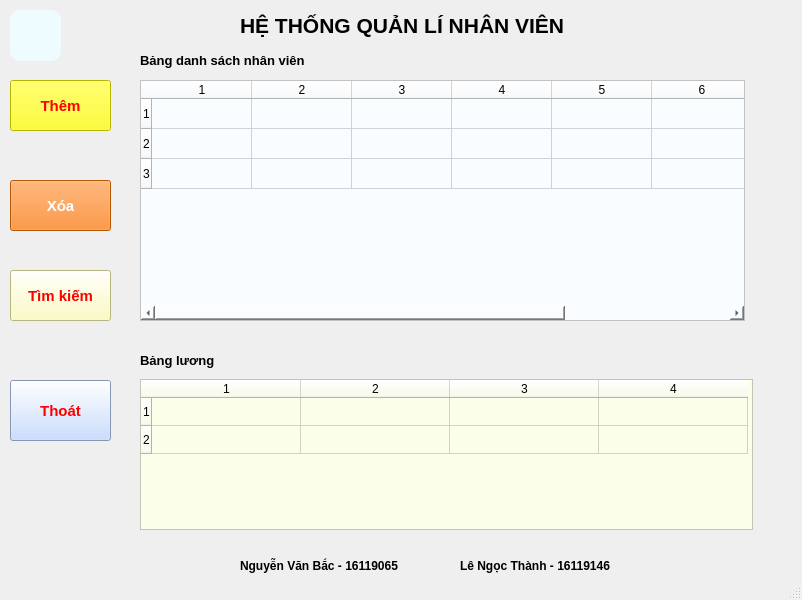
<?xml version="1.0" encoding="UTF-8"?>
<ui version="4.0">
 <class>QMainWindow</class>
 <widget class="QMainWindow" name="QMainWindow">
  <property name="geometry">
   <rect>
    <x>0</x>
    <y>0</y>
    <width>802</width>
    <height>600</height>
   </rect>
  </property>
  <property name="windowTitle">
   <string>Quản lí nhân viên</string>
  </property>
  <property name="windowIcon">
   <iconset>
    <normaloff>icon/nhan_vien.jpg</normaloff>icon/nhan_vien.jpg</iconset>
  </property>
  <property name="iconSize">
   <size>
    <width>30</width>
    <height>30</height>
   </size>
  </property>
  <widget class="QWidget" name="centralwidget">
   <widget class="QTableWidget" name="tableWidget">
    <property name="geometry">
     <rect>
      <x>140</x>
      <y>80</y>
      <width>605</width>
      <height>241</height>
     </rect>
    </property>
    <property name="styleSheet">
     <string notr="true">background:#f9fdff</string>
    </property>
    <property name="verticalScrollBarPolicy">
     <enum>Qt::ScrollBarAsNeeded</enum>
    </property>
    <property name="showDropIndicator" stdset="0">
     <bool>true</bool>
    </property>
    <property name="rowCount">
     <number>3</number>
    </property>
    <property name="columnCount">
     <number>7</number>
    </property>
    <row/>
    <row/>
    <row/>
    <column/>
    <column/>
    <column/>
    <column/>
    <column/>
    <column/>
    <column/>
   </widget>
   <widget class="QPushButton" name="btn_them">
    <property name="geometry">
     <rect>
      <x>10</x>
      <y>80</y>
      <width>101</width>
      <height>51</height>
     </rect>
    </property>
    <property name="font">
     <font>
      <pointsize>11</pointsize>
      <weight>75</weight>
      <bold>true</bold>
     </font>
    </property>
    <property name="cursor">
     <cursorShape>PointingHandCursor</cursorShape>
    </property>
    <property name="styleSheet">
     <string notr="true">color:red;
boder-radius:10px;
background : yellow;</string>
    </property>
    <property name="text">
     <string>Thêm</string>
    </property>
    <property name="icon">
     <iconset>
      <normaloff>icon/add1.jpg</normaloff>icon/add1.jpg</iconset>
    </property>
    <property name="iconSize">
     <size>
      <width>30</width>
      <height>30</height>
     </size>
    </property>
   </widget>
   <widget class="QPushButton" name="btn_xoa">
    <property name="geometry">
     <rect>
      <x>10</x>
      <y>180</y>
      <width>101</width>
      <height>51</height>
     </rect>
    </property>
    <property name="font">
     <font>
      <pointsize>11</pointsize>
      <weight>75</weight>
      <bold>true</bold>
     </font>
    </property>
    <property name="cursor">
     <cursorShape>PointingHandCursor</cursorShape>
    </property>
    <property name="styleSheet">
     <string notr="true">color:white;
background:#ff7a06</string>
    </property>
    <property name="text">
     <string>Xóa</string>
    </property>
    <property name="icon">
     <iconset>
      <normaloff>icon/d1.png</normaloff>icon/d1.png</iconset>
    </property>
    <property name="iconSize">
     <size>
      <width>30</width>
      <height>30</height>
     </size>
    </property>
   </widget>
   <widget class="QPushButton" name="btn_search">
    <property name="geometry">
     <rect>
      <x>10</x>
      <y>270</y>
      <width>101</width>
      <height>51</height>
     </rect>
    </property>
    <property name="font">
     <font>
      <pointsize>11</pointsize>
      <weight>75</weight>
      <bold>true</bold>
     </font>
    </property>
    <property name="cursor">
     <cursorShape>PointingHandCursor</cursorShape>
    </property>
    <property name="styleSheet">
     <string notr="true">color:red;
background:#fffdb5</string>
    </property>
    <property name="text">
     <string>Tìm kiếm</string>
    </property>
    <property name="icon">
     <iconset>
      <normaloff>icon/s1.png</normaloff>icon/s1.png</iconset>
    </property>
    <property name="iconSize">
     <size>
      <width>20</width>
      <height>20</height>
     </size>
    </property>
   </widget>
   <widget class="QPushButton" name="btn_exit">
    <property name="geometry">
     <rect>
      <x>10</x>
      <y>380</y>
      <width>101</width>
      <height>61</height>
     </rect>
    </property>
    <property name="font">
     <font>
      <pointsize>11</pointsize>
      <weight>75</weight>
      <bold>true</bold>
     </font>
    </property>
    <property name="cursor">
     <cursorShape>PointingHandCursor</cursorShape>
    </property>
    <property name="styleSheet">
     <string notr="true">color:red;
background:#bbd3ff;</string>
    </property>
    <property name="text">
     <string>Thoát</string>
    </property>
    <property name="icon">
     <iconset>
      <normaloff>icon/exit.png</normaloff>icon/exit.png</iconset>
    </property>
   </widget>
   <widget class="QLabel" name="label">
    <property name="geometry">
     <rect>
      <x>240</x>
      <y>0</y>
      <width>411</width>
      <height>51</height>
     </rect>
    </property>
    <property name="font">
     <font>
      <pointsize>16</pointsize>
      <weight>75</weight>
      <bold>true</bold>
     </font>
    </property>
    <property name="text">
     <string>HỆ THỐNG QUẢN LÍ NHÂN VIÊN</string>
    </property>
   </widget>
   <widget class="QLabel" name="label_2">
    <property name="geometry">
     <rect>
      <x>140</x>
      <y>50</y>
      <width>181</width>
      <height>21</height>
     </rect>
    </property>
    <property name="font">
     <font>
      <pointsize>10</pointsize>
      <weight>75</weight>
      <bold>true</bold>
     </font>
    </property>
    <property name="text">
     <string>Bảng danh sách nhân viên</string>
    </property>
   </widget>
   <widget class="QTableWidget" name="tableWidget_2">
    <property name="geometry">
     <rect>
      <x>140</x>
      <y>379</y>
      <width>613</width>
      <height>151</height>
     </rect>
    </property>
    <property name="styleSheet">
     <string notr="true">background:#fbffea</string>
    </property>
    <property name="sortingEnabled">
     <bool>false</bool>
    </property>
    <property name="rowCount">
     <number>2</number>
    </property>
    <property name="columnCount">
     <number>4</number>
    </property>
    <attribute name="horizontalHeaderDefaultSectionSize">
     <number>149</number>
    </attribute>
    <attribute name="horizontalHeaderMinimumSectionSize">
     <number>0</number>
    </attribute>
    <attribute name="verticalHeaderDefaultSectionSize">
     <number>28</number>
    </attribute>
    <row/>
    <row/>
    <column/>
    <column/>
    <column/>
    <column/>
   </widget>
   <widget class="QLabel" name="label_3">
    <property name="geometry">
     <rect>
      <x>140</x>
      <y>350</y>
      <width>191</width>
      <height>21</height>
     </rect>
    </property>
    <property name="font">
     <font>
      <pointsize>10</pointsize>
      <weight>75</weight>
      <bold>true</bold>
     </font>
    </property>
    <property name="text">
     <string>Bảng lương </string>
    </property>
   </widget>
   <widget class="QLabel" name="label_4">
    <property name="geometry">
     <rect>
      <x>240</x>
      <y>550</y>
      <width>161</width>
      <height>31</height>
     </rect>
    </property>
    <property name="font">
     <font>
      <weight>75</weight>
      <bold>true</bold>
     </font>
    </property>
    <property name="text">
     <string>Nguyễn Văn Bắc - 16119065</string>
    </property>
   </widget>
   <widget class="QLabel" name="label_5">
    <property name="geometry">
     <rect>
      <x>460</x>
      <y>550</y>
      <width>151</width>
      <height>31</height>
     </rect>
    </property>
    <property name="font">
     <font>
      <weight>75</weight>
      <bold>true</bold>
     </font>
    </property>
    <property name="text">
     <string>Lê Ngọc Thành - 16119146</string>
    </property>
   </widget>
   <widget class="QPushButton" name="btn_load">
    <property name="geometry">
     <rect>
      <x>10</x>
      <y>10</y>
      <width>51</width>
      <height>51</height>
     </rect>
    </property>
    <property name="cursor">
     <cursorShape>PointingHandCursor</cursorShape>
    </property>
    <property name="toolTipDuration">
     <number>-1</number>
    </property>
    <property name="styleSheet">
     <string notr="true">background:#effcff;
border-radius : 10px;</string>
    </property>
    <property name="text">
     <string/>
    </property>
    <property name="icon">
     <iconset>
      <normaloff>icon/r3.png</normaloff>icon/r3.png</iconset>
    </property>
    <property name="iconSize">
     <size>
      <width>30</width>
      <height>30</height>
     </size>
    </property>
   </widget>
  </widget>
  <widget class="QStatusBar" name="statusbar"/>
 </widget>
 <resources/>
 <connections/>
</ui>
